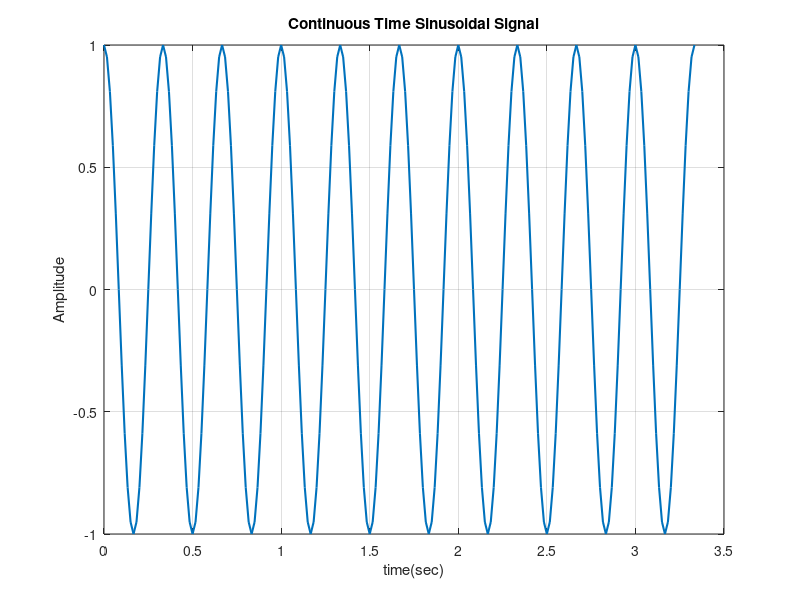

This chart was generated by the following MATLAB code:
clear all, close all, clc;
A = 1, F = 3, th = 0, T = 1/F, Fs = 20*F, m = 10; % Fs > 2fm 
t = 0:1/Fs:m*T;
x = A*cos(2*pi*F*t + th);
plot(t,x,'LineWidth',1.5);
title('Continuous Time Sinusoidal Signal');
xlabel('time(sec)'), ylabel('Amplitude'),grid on;











































